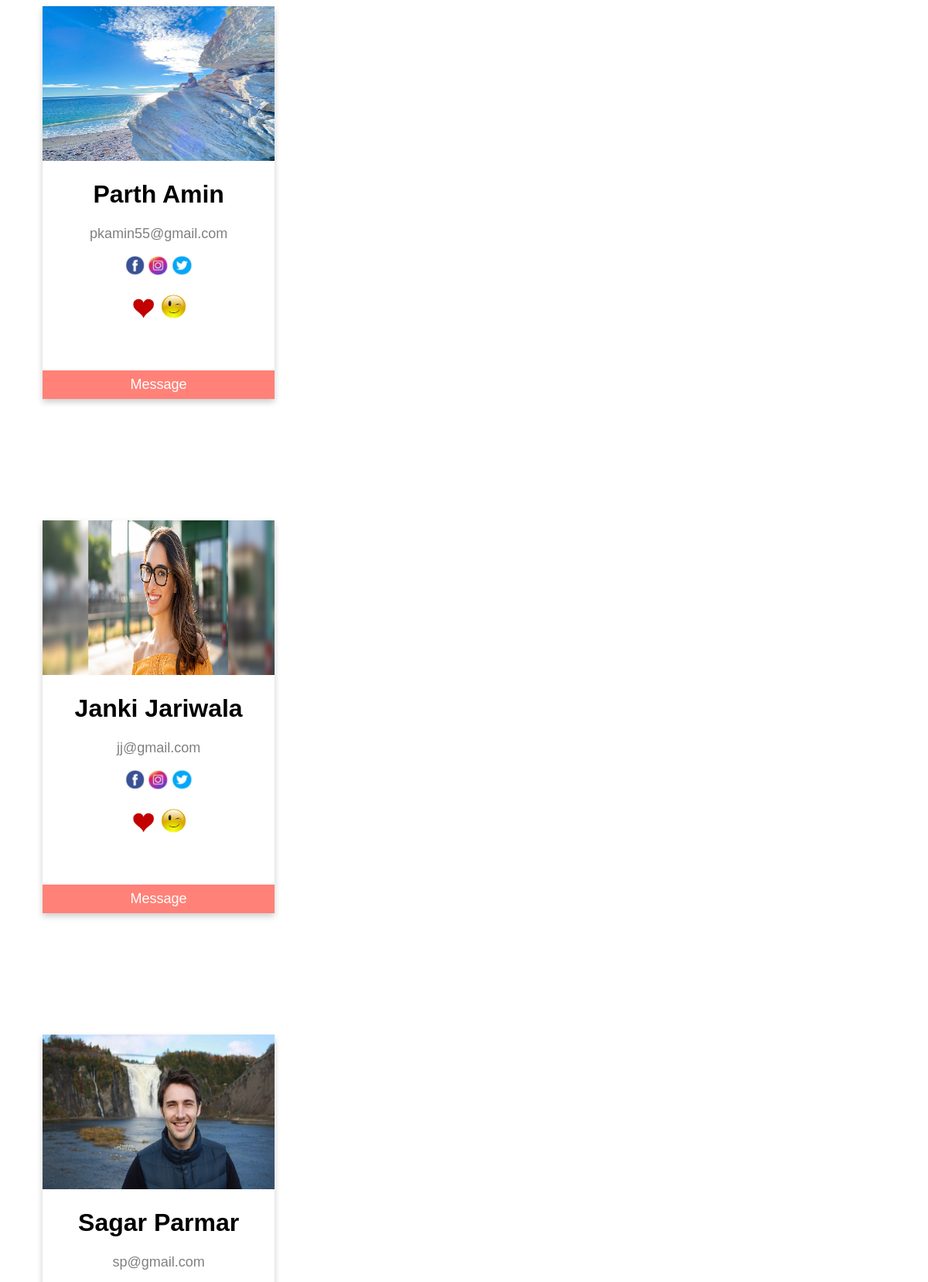
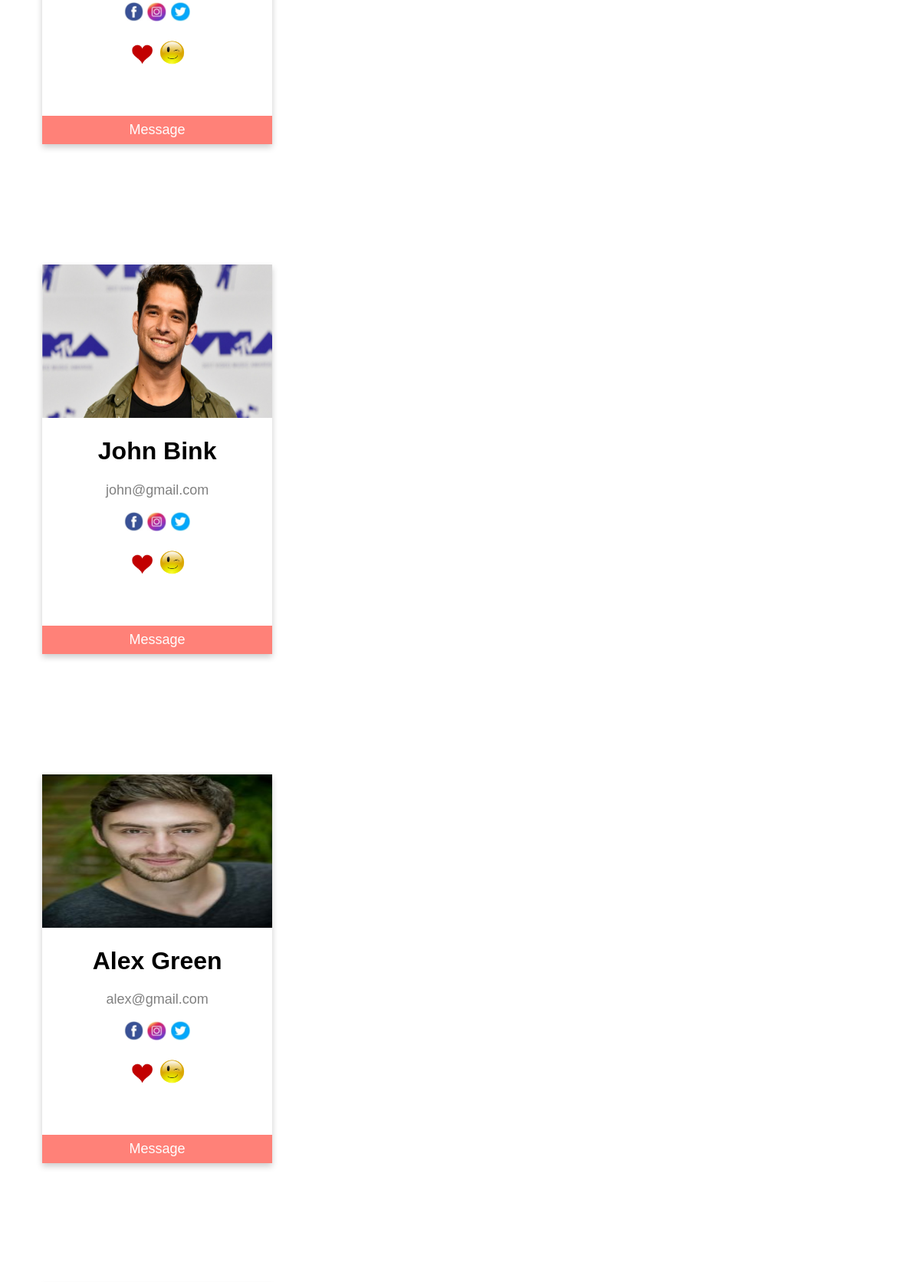
Page /see_profile.php (upper part) on the committed database (2 pictures, top to bottom).
### tables this page shows
CREATE TABLE `users` (
  `UserId` int(3) NOT NULL,
  `FirstName` varchar(50) NOT NULL,
  `LastName` varchar(50) NOT NULL,
  `RoleId` int(2) NOT NULL,
  `Email` varchar(50) NOT NULL,
  `Password` varchar(50) NOT NULL,
  `Photo` varchar(50) DEFAULT NULL
);

### see_profile.php (the view, shortened to what this page needs)
<?php
$db = mysqli_connect('localhost', 'root', '', 'dating_app');
$email = null;
$select_query = " select * from users where Email != '$email'";
$result = mysqli_query($db, $select_query);
$target_dir = "assets/img/profiles/";
while ($row1 = mysqli_fetch_array($result)) {
    ?>
    <!DOCTYPE html>
    <html>
    <head>
        <link rel="stylesheet"
              href="https://cdnjs.cloudflare.com/ajax/libs/font-awesome/4.7.0/css/font-awesome.min.css">
    </head>
    <body>
    <div id="d1">
        <div class="card">
            <img src="<?php echo $target_dir . $row1['Photo']; ?>" alt="" width="100%" height="200">
            <h1><?php echo $row1['FirstName'] . " " . $row1['LastName']; ?></h1>
            <p class="title"><?php echo $row1['Email']; ?></p>
            <div>
                <a href="https://www.facebook.com/">
                    <img src="assets/img/fb.JPG" alt="" height="25" width="25"></a>
                <a href="https://www.instagram.com/">
                    <img src="assets/img/ig.JPG" alt="" height="25" width="25">
                </a>
                <a href="https://www.twitter.com/">
                    <img src="assets/img/t.JPG" alt="" height="25" width="25">
                </a>
                <br><br>
                <div class="div_favorite">
                    <?php
                    if ((!empty($_SESSION['role'])) && $_SESSION['role'] == 2)
                        echo '<a href="favorites.php?id=' . $row1['UserId'] . '"><img id="toggleImage" class="img_favorite" src="assets/img/love.jpg" alt="" height="35" width="35"></a>';
                    else if ((!empty($_SESSION['role'])) && $_SESSION['role'] == 1)
                        echo '<a href="#" data-target="#profile" data-toggle="modal"><img id="toggleImage" class="img_favorite" src="assets/img/love.jpg" alt="" height="35" width="35" onclick="alert(\'You have to buy premium to perform this action!\')"></a>';
                    else
                        echo '<a href="#" data-target="#login" data-toggle="modal"><img id="toggleImage" class="img_favorite" src="assets/img/love.jpg" alt="" height="35" width="35" onclick="alert(\'You must have to login first!\')"></a>';
                    ?>
                    <div class="img_wink">
                        <?php
                        if (isset($_SESSION['email']))
                            echo '<img src="assets/img/wink.png" height="35" width="35" onclick="alert(\'You winked!\')">';
                        else
                            echo '<a href="#" data-target="#login" data-toggle="modal"> <img src="assets/img/wink.png" height="35" width="35" onclick="alert(\'You must have to login first!\')"></a>';
                        ?>
                    </div>
                </div>
            </div>
            <br><br>
            <?php
            if (isset($_SESSION['email']))
                echo '<a href="chat.php?id=' . $row1['UserId'] . '" <p><button>Message</button></p></a>';
            else
                echo '<a href="#" data-target="#login" data-toggle="modal"> <p><button onclick="alert(\'You must have to login first!\')">Message</button></p></a>';
            ?>
        </div>
    </div>
    </body>
    </html>
    <?php
}
?>

### see_profile.php (style rules this page uses)
#d1 { padding-bottom: 135px; width: 33.3%; }
.card { box-shadow: 0 4px 8px 0 rgba(0, 0, 0, 0.2); max-width: 300px; margin: auto; text-align: center; font-family: arial; width: 100%; }
.title { color: grey; font-size: 18px; }
button { border: none; outline: 0; display: inline-block; padding: 8px; color: white; background-color: #ff8178; text-align: center; cursor: pointer; width: 100%; font-size: 18px; }
a { text-decoration: none; font-size: 22px; color: black; }
.img_wink { position: relative; display: inline-block; }

### rows in the picture
users: Photo (picture), FirstName "Parth", LastName "Amin", Email "pkamin55@gmail.com"
users: Photo (picture), FirstName "Janki", LastName "Jariwala", Email "jj@gmail.com"
users: Photo (picture), FirstName "Sagar", LastName "Parmar", Email "sp@gmail.com"
users: Photo (picture), FirstName "John", LastName "Bink", Email "john@gmail.com"
users: Photo (picture), FirstName "Alex", LastName "Green", Email "alex@gmail.com"
